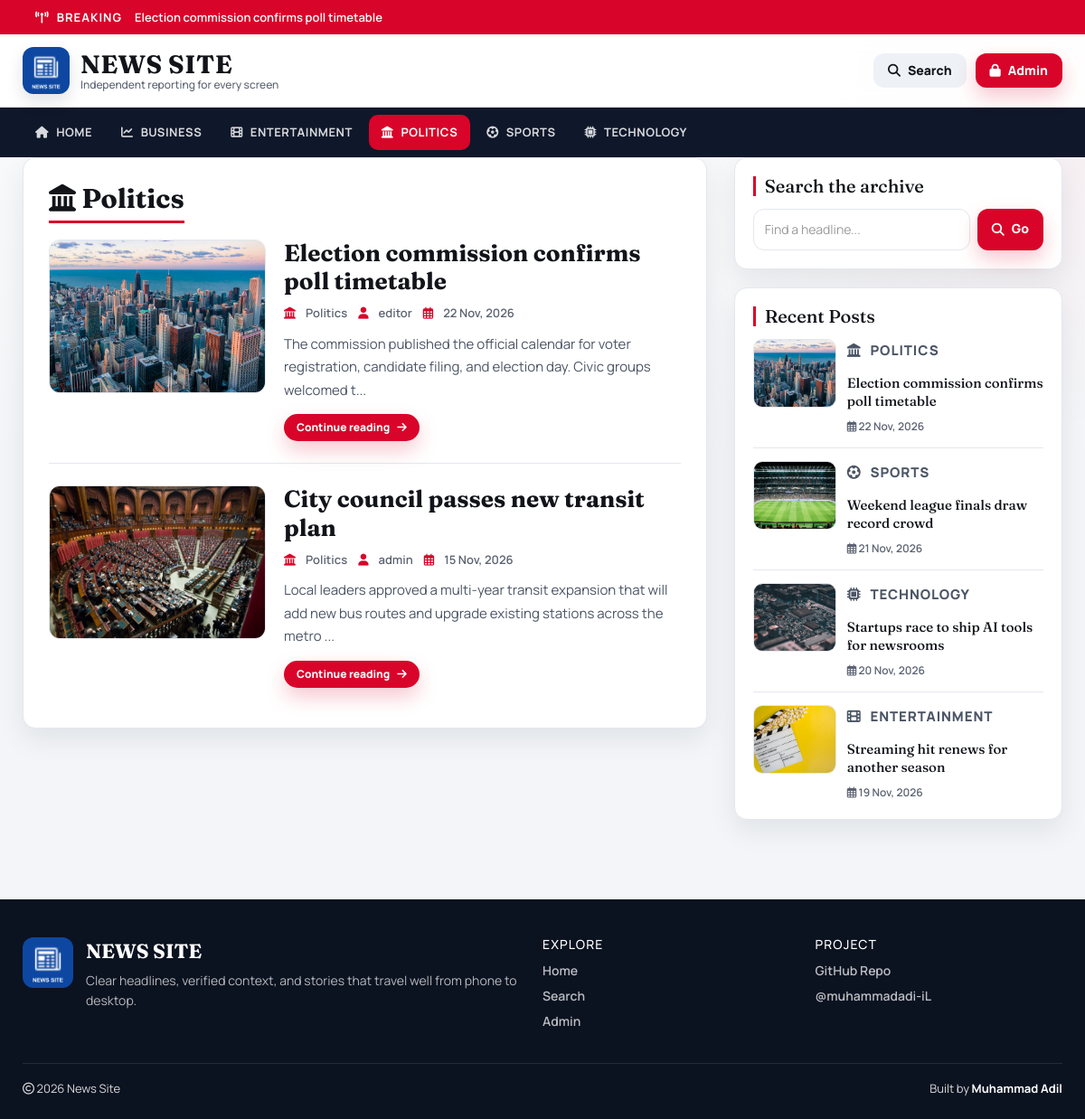
Page /category.php?cid=1 on the committed database.
### tables this page shows
CREATE TABLE `posts` (
  `id` int(11) NOT NULL AUTO_INCREMENT,
  `post_title` varchar(200) NOT NULL,
  `post_keywords` text NOT NULL,
  `post_content` int(11) NOT NULL,
  `post_date` varchar(50) NOT NULL,
  `post_author` int(11) NOT NULL,
  `post_image` varchar(255) NOT NULL DEFAULT 'post-format.jpg',
  PRIMARY KEY (`id`)
);

CREATE TABLE `category` (
  `id` int(11) NOT NULL AUTO_INCREMENT,
  `category_name` varchar(100) NOT NULL,
  `post` int(11) NOT NULL DEFAULT 0,
  PRIMARY KEY (`id`)
);

CREATE TABLE `users` (
  `id` int(11) NOT NULL AUTO_INCREMENT,
  `first_name` varchar(30) NOT NULL,
  `last_name` varchar(30) NOT NULL,
  `username` varchar(30) DEFAULT NULL,
  `password` varchar(40) DEFAULT NULL,
  `role` int(11) NOT NULL COMMENT '1=Admin, 0=Normal',
  PRIMARY KEY (`id`)
);

### includes/helpers.php (called while the page is built, shortened)
<?php
function post_image_src($filename, $prefix = '')
{
    $filename = trim((string) $filename);
    $candidates = [
        'images/' . $filename,
        'admin/upload/' . $filename,
    ];
    $root = dirname(__DIR__);
    foreach ($candidates as $rel) {
        if (is_file($root . '/' . $rel)) {
            return $prefix . $rel;
        }
    }
    return $prefix . 'images/post-format.jpg';
}
function e($value)
{
    return htmlspecialchars((string) $value, ENT_QUOTES, 'UTF-8');
}
function category_icon($name)
{
    $key = strtolower(trim((string) $name));
    $map = [
        'politics' => 'fa-landmark',
        'sports' => 'fa-futbol',
        'business' => 'fa-chart-line',
        'entertainment' => 'fa-film',
        'technology' => 'fa-microchip',
        'health' => 'fa-heart-pulse',
        'science' => 'fa-flask',
        'world' => 'fa-earth-americas',
    ];
    return $map[$key] ?? 'fa-bookmark';
}

### config.php (called while the page is built, shortened)
<?php
$hostname = "http://localhost/news-site";
require_once __DIR__ . '/includes/helpers.php';

### category.php (the view, shortened to what this page needs)
<?php include 'header.php'; ?>
    <div id="main-content">
      <div class="container">
        <div class="row content-grid">
            <div class="col-xs-12 col-sm-12 col-md-8">
                <div class="post-container">
                <?php
                    include "config.php";
                    $id = isset($_GET['cid']) ? (int) $_GET['cid'] : 0;
                    $sql1 = "SELECT * FROM category WHERE id = {$id}";
                    $result1 = mysqli_query($conn, $sql1) or die('Query Failed.');
                    $row1 = mysqli_fetch_assoc($result1);
                ?>
                  <div class="section-head"><h2 class="page-heading"><i class="fa-solid <?php echo $row1 ? category_icon($row1['category_name']) : 'fa-bookmark'; ?>"></i> <?php echo $row1 ? e($row1['category_name']) : 'Category'; ?></h2></div>
                  <?php
                        $limit = 5;
                        $page = isset($_GET['page']) ? max(1, (int) $_GET['page']) : 1;
                        $offset = ($page - 1) * $limit;
                        $sql = "SELECT posts.id, posts.post_title, posts.post_keywords, posts.post_date, posts.post_author, posts.post_image, category.category_name, users.username, posts.post_content FROM posts
                        LEFT JOIN category ON posts.post_content = category.id
                        LEFT JOIN users ON posts.post_author = users.id
                        WHERE posts.post_content = {$id}
                        ORDER BY posts.id DESC LIMIT {$offset}, {$limit}";
                        $result = mysqli_query($conn, $sql) or die("query failed.");
                        if (mysqli_num_rows($result) > 0) {
                            while ($row = mysqli_fetch_assoc($result)) {
                                $img = post_image_src($row['post_image']);
                        ?>
                        <article class="post-content post-card">
                            <div class="post-card-inner">
                                <a class="post-img" href="single.php?id=<?php echo (int) $row['id']; ?>"><img src="<?php echo e($img); ?>" alt=""/></a>
                                <div class="inner-content">
                                    <h3><a href="single.php?id=<?php echo (int) $row['id']; ?>"><?php echo e($row['post_title']); ?></a></h3>
                                    <div class="post-information meta-row">
                                        <span class="meta-pill"><i class="fa-solid <?php echo category_icon($row['category_name']); ?>"></i> <a href="category.php?cid=<?php echo (int) $row['post_content']; ?>"><?php echo e($row['category_name']); ?></a></span>
                                        <span class="meta-pill"><i class="fa-solid fa-user"></i> <a href="author.php?aid=<?php echo (int) $row['post_author']; ?>"><?php echo e($row['username']); ?></a></span>
                                        <span class="meta-pill"><i class="fa-regular fa-calendar-days"></i> <?php echo e($row['post_date']); ?></span>
                                    </div>
                                    <p class="description"><?php echo e(substr($row['post_keywords'], 0, 130)) . "..."; ?></p>
                                    <a class="btn btn-accent btn-sm" href="single.php?id=<?php echo (int) $row['id']; ?>">Continue reading <i class="fa-solid fa-arrow-right"></i></a>
                                </div>
                            </div>
                        </article>
                        <?php
                            }
                        } else {
                            echo "<p class='empty-state'><i class='fa-regular fa-folder-open'></i> No Record Found</p>";
                        }
                        ?>
                </div>
            </div>
            <?php include 'sidebar.php'; ?>
        </div>
      </div>
    </div>
<?php include 'footer.php'; ?>

### header.php (shortened to what this page needs)
<?php
include "config.php";
$page = basename($_SERVER['PHP_SELF']);
$breaking = mysqli_query($conn, "SELECT id, post_title FROM posts ORDER BY id DESC LIMIT 1");
$break_row = $breaking ? mysqli_fetch_assoc($breaking) : null;
?>
<!DOCTYPE html>
<html lang="en">
<head>
    <link rel="stylesheet" href="css/bootstrap.min.css" />
    <link rel="stylesheet" href="https://cdnjs.cloudflare.com/ajax/libs/font-awesome/6.5.2/css/all.min.css" />
    <link rel="stylesheet" href="css/style.css">
</head>
<body>
<?php if ($break_row) { ?>
<div class="breaking-bar">
    <div class="container breaking-inner">
        <span class="breaking-label"><i class="fa-solid fa-tower-broadcast"></i> Breaking</span>
        <a href="single.php?id=<?php echo (int) $break_row['id']; ?>"><?php echo e($break_row['post_title']); ?></a>
    </div>
</div>
<?php } ?>
<header id="header">
    <div class="container">
        <div class="header-inner">
            <a href="<?php echo $hostname; ?>" id="logo" class="brand-lockup">
                <img src="images/logo.png" alt="News Site">
                <span class="brand-text">
                    <strong>NEWS SITE</strong>
                    <em>Independent reporting for every screen</em>
                </span>
            </a>
            <div class="header-actions">
                <a class="btn btn-ghost" href="search.php"><i class="fa-solid fa-magnifying-glass"></i><span>Search</span></a>
                <a class="btn btn-accent" href="admin/"><i class="fa-solid fa-lock"></i><span>Admin</span></a>
            </div>
        </div>
    </div>
</header>
<nav id="menu-bar">
    <div class="container">
        <?php
        $id = isset($_GET['cid']) ? (int) $_GET['cid'] : 0;
        $sql = "SELECT * FROM category ORDER BY category_name ASC";
        $result = mysqli_query($conn, $sql) or die("Query Failed : Category");
        ?>
        <div class="nav-bar-inner">
            <ul class="menu" id="siteMenu">
                <li>
                    <a class="<?php echo ($page === 'index.php' && $id === 0) ? 'active' : ''; ?>" href="<?php echo $hostname; ?>">
                        <i class="fa-solid fa-house"></i> Home
                    </a>
                </li>
                <?php
                while ($row = mysqli_fetch_assoc($result)) {
                    $active = ($id === (int) $row['id']) ? "active" : "";
                    $icon = category_icon($row['category_name']);
                    echo "<li><a class='{$active}' href='category.php?cid=" . (int) $row['id'] . "'>"
                        . "<i class='fa-solid {$icon}'></i> "
                        . e($row['category_name'])
                        . "</a></li>";
                }
                ?>
            </ul>
        </div>
    </div>
</nav>

### sidebar.php
<div id="sidebar" class="col-xs-12 col-sm-12 col-md-4">
    <div class="side-card search-box-container">
        <h4>Search the archive</h4>
        <form class="search-post" action="search.php" method="GET">
            <div class="search-row">
                <input type="text" name="search" class="form-control" placeholder="Find a headline..." value="<?php echo isset($_GET['search']) ? e($_GET['search']) : ''; ?>">
                <button type="submit" class="btn btn-accent">
                    <i class="fa-solid fa-magnifying-glass"></i>
                    <span>Go</span>
                </button>
            </div>
        </form>
    </div>
    <div class="side-card recent-post-container">
        <h4>Recent Posts</h4>
        <?php
        include "config.php";
        $limit = 4;
        $sql = "SELECT posts.id, posts.post_title, posts.post_date, posts.post_image, category.category_name, posts.post_content FROM posts
                LEFT JOIN category ON posts.post_content = category.id
                ORDER BY posts.id DESC LIMIT {$limit}";
        $result = mysqli_query($conn, $sql) or die("query failed : Recent Post.");
        if (mysqli_num_rows($result) > 0) {
            while ($row = mysqli_fetch_assoc($result)) {
                $img = post_image_src($row['post_image']);
                $icon = category_icon($row['category_name']);
                ?>
        <div class="recent-post">
            <a class="post-img" href="single.php?id=<?php echo (int) $row['id']; ?>">
                <img src="<?php echo e($img); ?>" alt=""/>
            </a>
            <div class="post-content">
                <p class="story-eyebrow"><i class="fa-solid <?php echo $icon; ?>"></i> <?php echo e($row['category_name']); ?></p>
                <h5><a href="single.php?id=<?php echo (int) $row['id']; ?>"><?php echo e($row['post_title']); ?></a></h5>
                <span class="recent-date"><i class="fa-regular fa-calendar-days"></i> <?php echo e($row['post_date']); ?></span>
            </div>
        </div>
                <?php
            }
        }
        ?>
    </div>
</div>

### rows in the picture
posts: post_title "Election commission confirms poll timetable", post_image (picture), category.category_name "Politics", users.username "editor", post_date "22 Nov, 2026", post_keywords "The commission published the official calendar for voter registration, candidate filing, and election day. Civic groups welcomed t", category.category_name "POLITICS"
category: category_name "BUSINESS"
category: category_name "ENTERTAINMENT"
category: category_name "POLITICS", category_name "Politics"
category: category_name "SPORTS"
category: category_name "TECHNOLOGY"
posts: post_image (picture), post_title "City council passes new transit plan", category.category_name "Politics", users.username "admin", post_date "15 Nov, 2026", post_keywords "Local leaders approved a multi-year transit expansion that will add new bus routes and upgrade existing stations across the metro"
posts: post_image (picture), category.category_name "SPORTS", post_title "Weekend league finals draw record crowd", post_date "21 Nov, 2026"
posts: post_image (picture), category.category_name "TECHNOLOGY", post_title "Startups race to ship AI tools for newsrooms", post_date "20 Nov, 2026"
posts: post_image (picture), category.category_name "ENTERTAINMENT", post_title "Streaming hit renews for another season", post_date "19 Nov, 2026"
